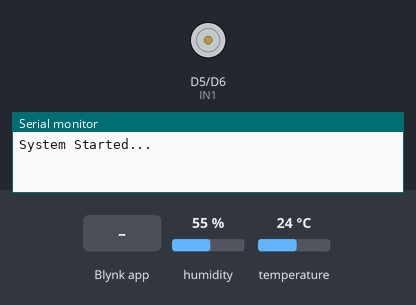
Simulated run of this sketch. Board: ESP8266 (NodeMCU). Shown: motor-driver pin pairs drawn as motors (green arrow = first pin HIGH = forward, orange = second pin HIGH = backward, longer = more drive, scaled by the enable pin), the last lines printed to the serial monitor. Inputs (shaded band) come from the test bench; at power-on: temperature 24 °C, humidity 55 %. WiFi joins after 1.5 s; servers stay silent unless stated.

Above: at 3.0 s.
3.1 s: temperature set to 32 °C
5.3 s: temperature set to 35 °C
At 8.3 s:
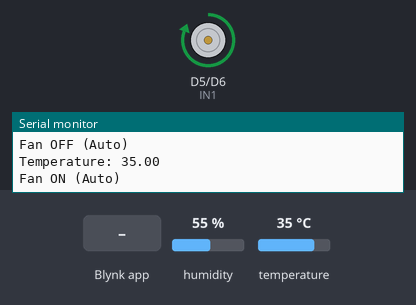
9.3 s: Blynk app writes 1 to V2
At 10.2 s:
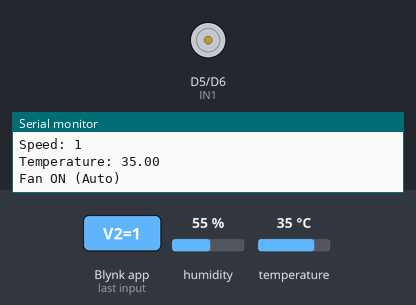
Timing chart, 0 to 12.3 s (numbered marks = the images above; inputs shaded):
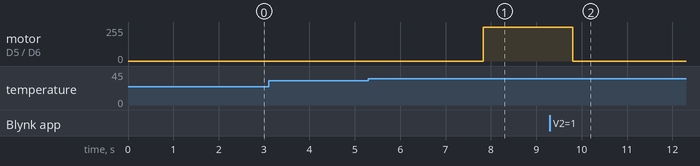

The sketch:

main.ino
```cpp
#define BLYNK_TEMPLATE_ID "YOUR ID"
#define BLYNK_TEMPLATE_NAME "YOUR TEMPLATE NAME"
#define BLYNK_AUTH_TOKEN "YOUR TOKEN"

#include <ESP8266WiFi.h>
#include <BlynkSimpleEsp8266.h>
#include <DHT.h>

// WiFi Credentials
char ssid[] = "POCO M2 Pro";
char pass[] = "12345678";

// DHT Setup
#define DHTPIN D4
#define DHTTYPE DHT11

// Motor Driver Pins
#define IN1 D5
#define IN2 D6
#define ENA D7

DHT dht(DHTPIN, DHTTYPE);
BlynkTimer timer;

// Global Variables
float threshold = 33;   // 🔥 Updated threshold
bool manualMode = false;
int speedValue = 1023;

// 🔘 Manual ON/OFF Button (V1)
BLYNK_WRITE(V1) {
  if (manualMode) {
    int state = param.asInt();

    Serial.print("Manual Button: ");
    Serial.println(state);

    if (state == 1) {
      Serial.println("Fan ON (Manual)");
      digitalWrite(IN1, HIGH);
      digitalWrite(IN2, LOW);
      analogWrite(ENA, speedValue);
    } else {
      Serial.println("Fan OFF (Manual)");
      digitalWrite(IN1, LOW);
      digitalWrite(IN2, LOW);
      analogWrite(ENA, 0);
    }
  }
}

// 🎚️ Speed Control (V2)
BLYNK_WRITE(V2) {
  speedValue = constrain(param.asInt(), 0, 1023);
  Serial.print("Speed: ");
  Serial.println(speedValue);
}

// 🔁 Mode Switch (V3)
BLYNK_WRITE(V3) {
  manualMode = param.asInt();  // 1 = Manual, 0 = Auto

  Serial.print("Mode: ");
  Serial.println(manualMode ? "Manual" : "Auto");
}

// 🌡️ Sensor + Auto Control
void sendSensor() {
  float temp = dht.readTemperature();

  if (isnan(temp)) {
    Serial.println("DHT Error!");
    return;
  }

  Serial.print("Temperature: ");
  Serial.println(temp);

  Blynk.virtualWrite(V0, temp);

  // 🤖 Auto Mode
  if (!manualMode) {
    if (temp > threshold) {
      Serial.println("Fan ON (Auto)");
      digitalWrite(IN1, HIGH);
      digitalWrite(IN2, LOW);
      analogWrite(ENA, speedValue);
    } else {
      Serial.println("Fan OFF (Auto)");
      digitalWrite(IN1, LOW);
      digitalWrite(IN2, LOW);
      analogWrite(ENA, 0);
    }
  }
}

void setup() {
  Serial.begin(9600);

  pinMode(IN1, OUTPUT);
  pinMode(IN2, OUTPUT);
  pinMode(ENA, OUTPUT);

  // PWM setup (important for ESP8266)
  analogWriteRange(1023);
  analogWriteFreq(1000);

  dht.begin();

  Blynk.begin(BLYNK_AUTH_TOKEN, ssid, pass);

  Serial.println("System Started...");

  timer.setInterval(2000L, sendSensor);
}

void loop() {
  Blynk.run();
  timer.run();
}
```

Measured:
- the behaviour switches between 33 and 34 °C on temperature (found by bisection; images 0 and 1)
- after the input at 5.3 s, motor on D5 (IN1) / D6 (IN2): stopped → forward 255/255 after 2.5 s
- after the input at 9.3 s, motor on D5 (IN1) / D6 (IN2): forward 255/255 → stopped after 0.50 s
